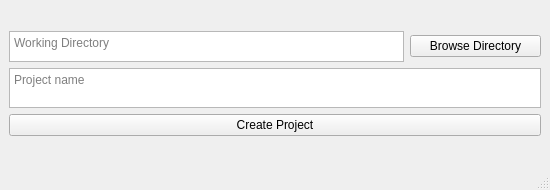
<?xml version="1.0" encoding="UTF-8"?>
<ui version="4.0">
 <class>MainWindow</class>
 <widget class="QMainWindow" name="MainWindow">
  <property name="geometry">
   <rect>
    <x>0</x>
    <y>0</y>
    <width>550</width>
    <height>190</height>
   </rect>
  </property>
  <property name="minimumSize">
   <size>
    <width>550</width>
    <height>100</height>
   </size>
  </property>
  <property name="maximumSize">
   <size>
    <width>550</width>
    <height>190</height>
   </size>
  </property>
  <property name="windowTitle">
   <string>MainWindow</string>
  </property>
  <widget class="QWidget" name="centralwidget">
   <layout class="QGridLayout" name="gridLayout_2">
    <item row="0" column="0">
     <layout class="QGridLayout" name="gridLayout" rowstretch="0,0,0" rowminimumheight="0,0,0">
      <property name="sizeConstraint">
       <enum>QLayout::SetNoConstraint</enum>
      </property>
      <item row="0" column="0">
       <layout class="QHBoxLayout" name="horizontalLayout" stretch="3,1">
        <item>
         <widget class="QTextBrowser" name="directory_text_browser">
          <property name="minimumSize">
           <size>
            <width>0</width>
            <height>0</height>
           </size>
          </property>
          <property name="maximumSize">
           <size>
            <width>16777215</width>
            <height>31</height>
           </size>
          </property>
          <property name="placeholderText">
           <string>Working Directory</string>
          </property>
         </widget>
        </item>
        <item>
         <widget class="QPushButton" name="browse_button">
          <property name="text">
           <string>Browse Directory</string>
          </property>
         </widget>
        </item>
       </layout>
      </item>
      <item row="1" column="0">
       <widget class="QTextEdit" name="Projectname">
        <property name="maximumSize">
         <size>
          <width>16777215</width>
          <height>40</height>
         </size>
        </property>
        <property name="placeholderText">
         <string>Project name</string>
        </property>
       </widget>
      </item>
      <item row="2" column="0">
       <widget class="QPushButton" name="createproject">
        <property name="text">
         <string>Create Project</string>
        </property>
       </widget>
      </item>
     </layout>
    </item>
   </layout>
  </widget>
  <widget class="QMenuBar" name="menubar">
   <property name="geometry">
    <rect>
     <x>0</x>
     <y>0</y>
     <width>550</width>
     <height>26</height>
    </rect>
   </property>
  </widget>
  <widget class="QStatusBar" name="statusbar"/>
 </widget>
 <resources/>
 <connections/>
</ui>
